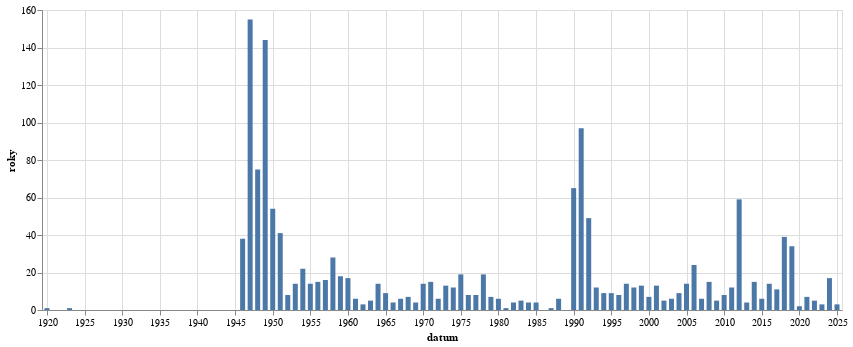

Notebook code cell kept with this figure:
### Code cell
alt.Chart(
    df.drop_nulls(subset=["datum"]).explode("roky").filter(pl.col("roky") == 1948).sort(by="datum").group_by_dynamic(index_column='datum',every='1y').agg(pl.col("roky").len()).to_pandas(),
    width=800
).mark_bar(
).encode(
    alt.X('datum:T'),alt.Y('roky:Q')
)

### Figure 1 — Vega-Lite specification as saved in the notebook (floating-point values rounded to 4 significant figures)
{"config": {"view": {"continuousWidth": 300, "continuousHeight": 300}}, "data": {"name": "data-f78b5571fd509b9d66b465db50aef078"}, "mark": {"type": "bar"}, "encoding": {"x": {"field": "datum", "type": "temporal"}, "y": {"field": "roky", "type": "quantitative"}}, "width": 800, "$schema": "https://vega.github.io/schema/vega-lite/v5.8.0.json", "datasets": {"data-f78b5571fd509b9d66b465db50aef078": [{"datum": "1920-01-01T00:00:00", "roky": 1}, {"datum": "1923-01-01T00:00:00", "roky": 1}, {"datum": "1946-01-01T00:00:00", "roky": 38}, {"datum": "1947-01-01T00:00:00", "roky": 155}, {"datum": "1948-01-01T00:00:00", "roky": 75}, {"datum": "1949-01-01T00:00:00", "roky": 144}, {"datum": "1950-01-01T00:00:00", "roky": 54}, {"datum": "1951-01-01T00:00:00", "roky": 41}, {"datum": "1952-01-01T00:00:00", "roky": 8}, {"datum": "1953-01-01T00:00:00", "roky": 14}, {"datum": "1954-01-01T00:00:00", "roky": 22}, {"datum": "1955-01-01T00:00:00", "roky": 14}, {"datum": "1956-01-01T00:00:00", "roky": 15}, {"datum": "1957-01-01T00:00:00", "roky": 16}, {"datum": "1958-01-01T00:00:00", "roky": 28}, {"datum": "1959-01-01T00:00:00", "roky": 18}, {"datum": "1960-01-01T00:00:00", "roky": 17}, {"datum": "1961-01-01T00:00:00", "roky": 6}, {"datum": "1962-01-01T00:00:00", "roky": 3}, {"datum": "1963-01-01T00:00:00", "roky": 5}, {"datum": "1964-01-01T00:00:00", "roky": 14}, {"datum": "1965-01-01T00:00:00", "roky": 9}, {"datum": "1966-01-01T00:00:00", "roky": 4}, {"datum": "1967-01-01T00:00:00", "roky": 6}, {"datum": "1968-01-01T00:00:00", "roky": 7}, {"datum": "1969-01-01T00:00:00", "roky": 4}, {"datum": "1970-01-01T00:00:00", "roky": 14}, {"datum": "1971-01-01T00:00:00", "roky": 15}, {"datum": "1972-01-01T00:00:00", "roky": 6}, {"datum": "1973-01-01T00:00:00", "roky": 13}, {"datum": "1974-01-01T00:00:00", "roky": 12}, {"datum": "1975-01-01T00:00:00", "roky": 19}, {"datum": "1976-01-01T00:00:00", "roky": 8}, {"datum": "1977-01-01T00:00:00", "roky": 8}, {"datum": "1978-01-01T00:00:00", "roky": 19}, {"datum": "1979-01-01T00:00:00", "roky": 7}, {"datum": "1980-01-01T00:00:00", "roky": 6}, {"datum": "1981-01-01T00:00:00", "roky": 1}, {"datum": "1982-01-01T00:00:00", "roky": 4}, {"datum": "1983-01-01T00:00:00", "roky": 5}, {"datum": "1984-01-01T00:00:00", "roky": 4}, {"datum": "1985-01-01T00:00:00", "roky": 4}, {"datum": "1987-01-01T00:00:00", "roky": 1}, {"datum": "1988-01-01T00:00:00", "roky": 6}, {"datum": "1990-01-01T00:00:00", "roky": 65}, {"datum": "1991-01-01T00:00:00", "roky": 97}, {"datum": "1992-01-01T00:00:00", "roky": 49}, {"datum": "1993-01-01T00:00:00", "roky": 12}, {"datum": "1994-01-01T00:00:00", "roky": 9}, {"datum": "1995-01-01T00:00:00", "roky": 9}, {"datum": "1996-01-01T00:00:00", "roky": 8}, {"datum": "1997-01-01T00:00:00", "roky": 14}, {"datum": "1998-01-01T00:00:00", "roky": 12}, {"datum": "1999-01-01T00:00:00", "roky": 13}, {"datum": "2000-01-01T00:00:00", "roky": 7}, {"datum": "2001-01-01T00:00:00", "roky": 13}, {"datum": "2002-01-01T00:00:00", "roky": 5}, {"datum": "2003-01-01T00:00:00", "roky": 6}, {"datum": "2004-01-01T00:00:00", "roky": 9}, {"datum": "2005-01-01T00:00:00", "roky": 14}, {"datum": "2006-01-01T00:00:00", "roky": 24}, {"datum": "2007-01-01T00:00:00", "roky": 6}, {"datum": "2008-01-01T00:00:00", "roky": 15}, {"datum": "2009-01-01T00:00:00", "roky": 5}, {"datum": "2010-01-01T00:00:00", "roky": 8}, {"datum": "2011-01-01T00:00:00", "roky": 12}, {"datum": "2012-01-01T00:00:00", "roky": 59}, {"datum": "2013-01-01T00:00:00", "roky": 4}, {"datum": "2014-01-01T00:00:00", "roky": 15}, {"datum": "2015-01-01T00:00:00", "roky": 6}, {"datum": "2016-01-01T00:00:00", "roky": 14}, {"datum": "2017-01-01T00:00:00", "roky": 11}, {"datum": "2018-01-01T00:00:00", "roky": 39}, {"datum": "2019-01-01T00:00:00", "roky": 34}, {"datum": "2020-01-01T00:00:00", "roky": 2}, {"datum": "2021-01-01T00:00:00", "roky": 7}, {"datum": "2022-01-01T00:00:00", "roky": 5}, {"datum": "2023-01-01T00:00:00", "roky": 3}, {"datum": "2024-01-01T00:00:00", "roky": 17}, {"datum": "2025-01-01T00:00:00", "roky": 3}]}}
